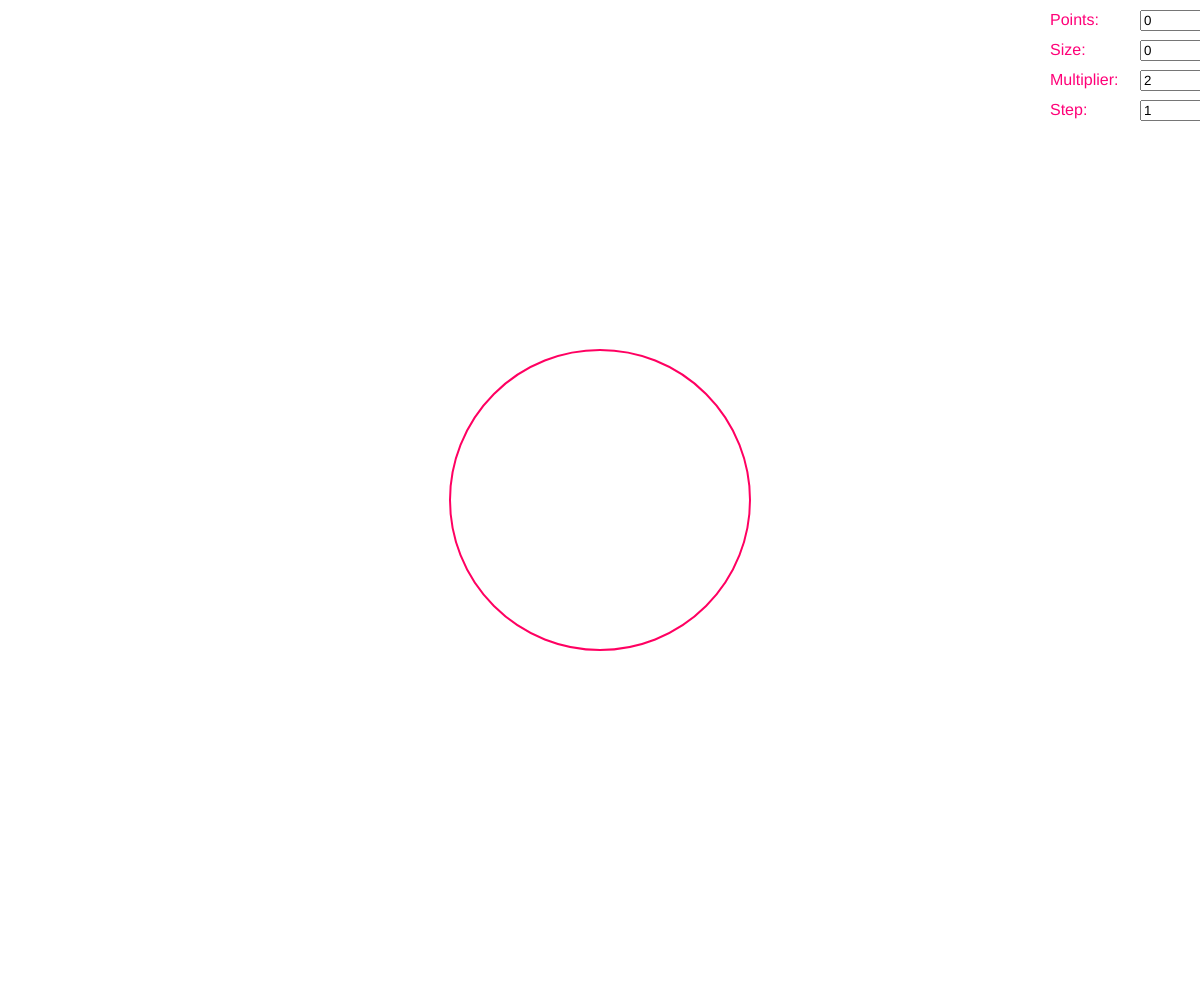
Frame 1 (no input)
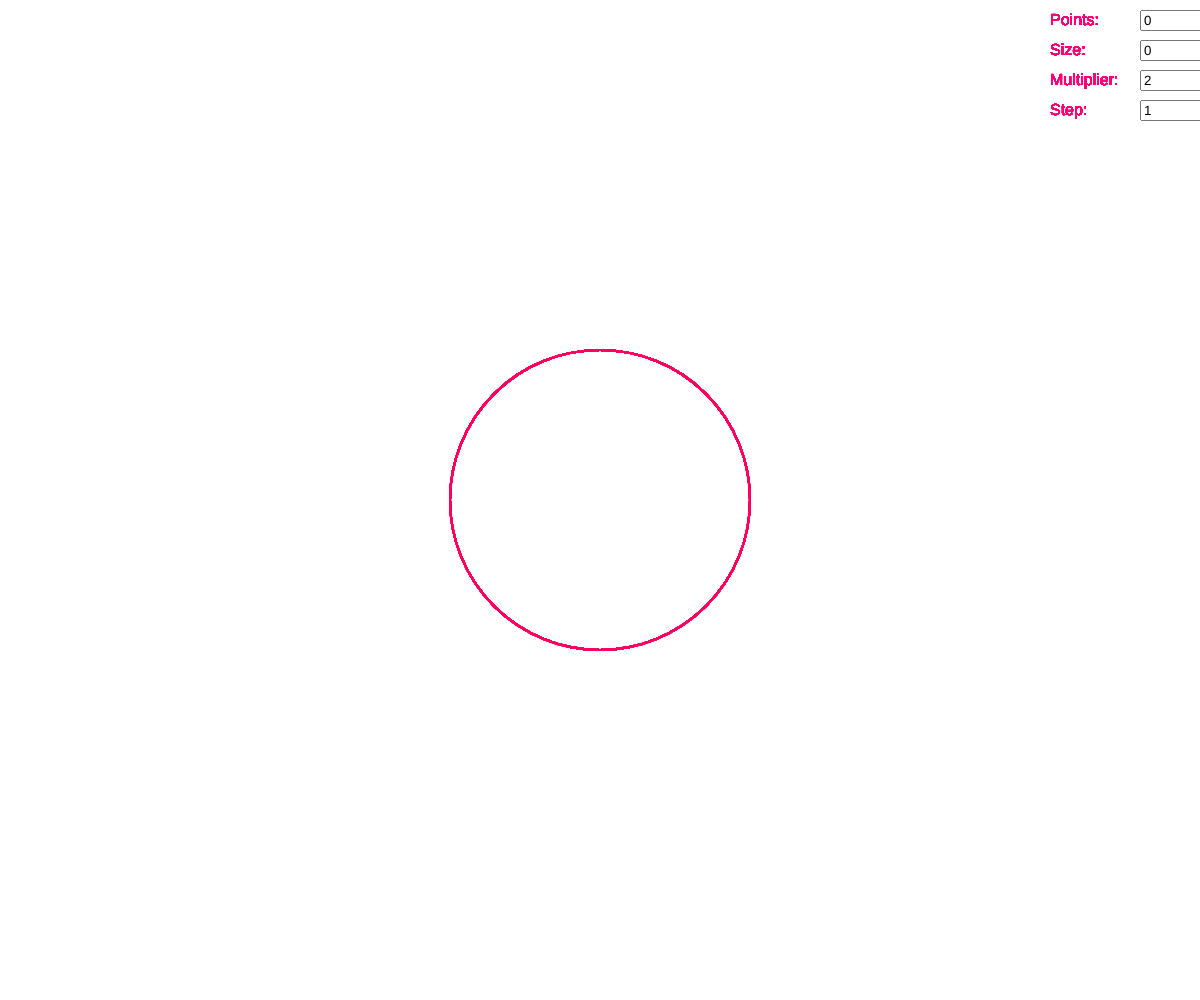
Frame 60 (no input)
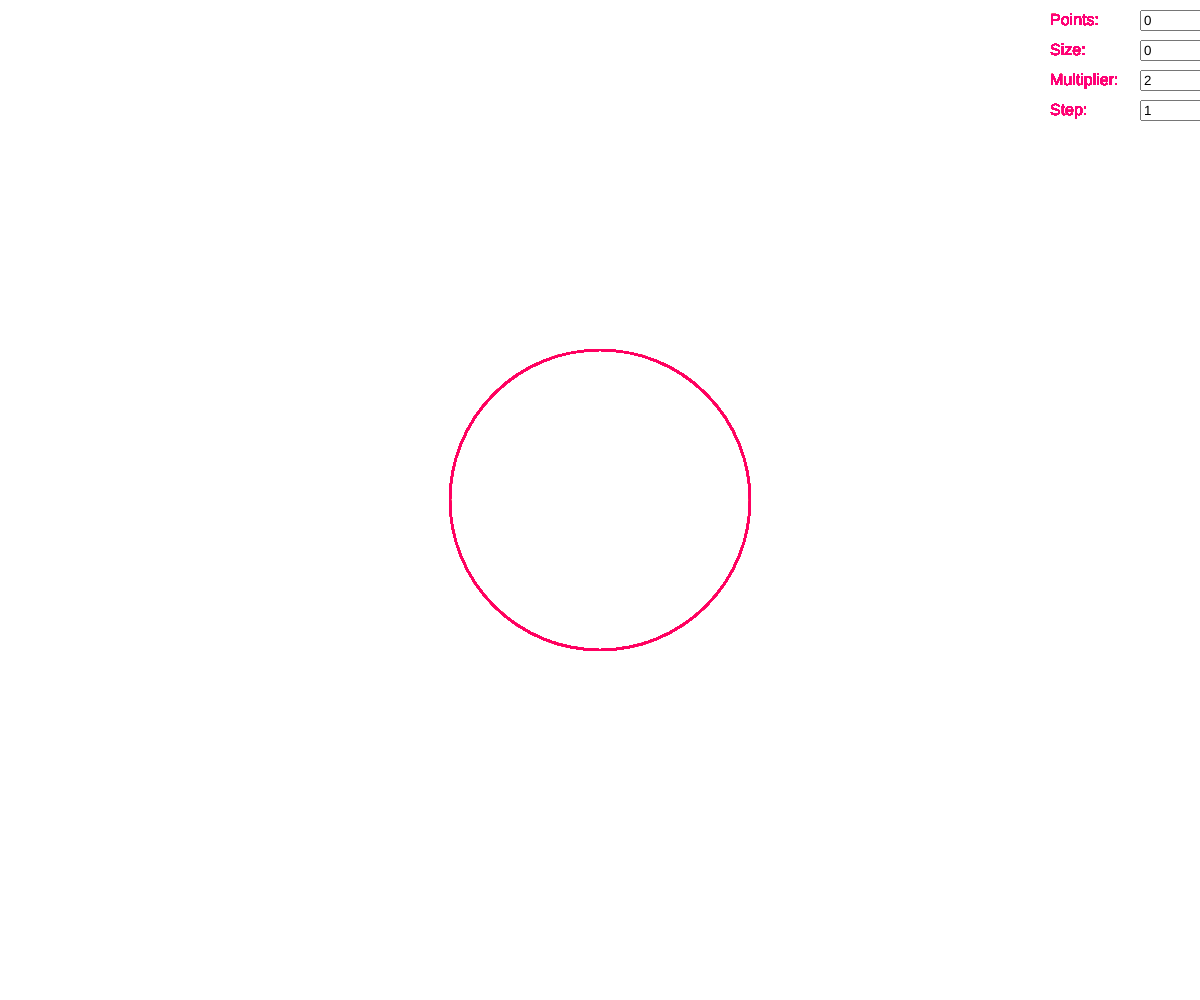
Frame 120 (the mouse pressed at the canvas centre since frame 60)

The p5.js sketch that drew these frames (run headless with seeded random() and noise() and a simulated clock; from frame 60 on, the mouse is pressed at the canvas centre):

// p5.js sketch
// ── sketch.js
let points, size, multiplier, step;

function setup() {
    createCanvas(windowWidth, windowHeight);
    colorMode(HSL);

    points = createInput()
        .position(width - 60, 10)
        .attribute("type", "number")
        .attribute("size", 3)
        .attribute("min", 0)
        .attribute("value", 0)
        .input(clear);

    size = createInput()
        .position(width - 60, 40)
        .attribute("type", "number")
        .attribute("size", 3)
        .attribute("min", 0)
        .attribute("value", 0)
        .input(clear);

    step = createInput()
        .position(width - 60, 100)
        .attribute("type", "number")
        .attribute("size", 3)
        .attribute("min", 0)
        .attribute("value", 1)
        .input(clear);

    multiplier = createInput()
        .position(width - 60, 70)
        .attribute("type", "number")
        .attribute("size", 3)
        .attribute("min", 2)
        .attribute("value", 2)
        .input(clear);
}

function draw() {
    noStroke();
    fill("#ff0178");
    textSize(16);
    text("Points:", width - 150, 25);
    text("Size:", width - 150, 55);
    text("Multiplier:", width - 150, 85);
    text("Step:", width - 150, 115);
    multiplier.attribute("step", step.value());

    const x = Math.floor(width / 2);
    const y = Math.floor(height / 2);
    const r = 150;
    const lineColor = (map(multiplier.value(), 0, 100, 0, 360) + 330) % 360; // fancy stuff

    strokeWeight(2);
    stroke(lineColor, 100, 50);
    noFill();
    circle(x, y, r * 2);

    const max = points.value();
    const angle = 360 / max;
    const toDegree = (angle) => (angle * Math.PI) / 180;

    for (let i = 0; i < max; i++) {
        const cx = x + r * Math.cos(toDegree(i * angle - 180));
        const cy = y + r * Math.sin(toDegree(i * angle - 180));

        noStroke();
        fill(0);
        circle(cx, cy, size.value());

        const resultAngle = toDegree(i * multiplier.value() * angle - 180);
        const px = x + r * Math.cos(resultAngle);
        const py = y + r * Math.sin(resultAngle);

        stroke(lineColor, 100, 50);
        line(cx, cy, px, py);
    }
}
